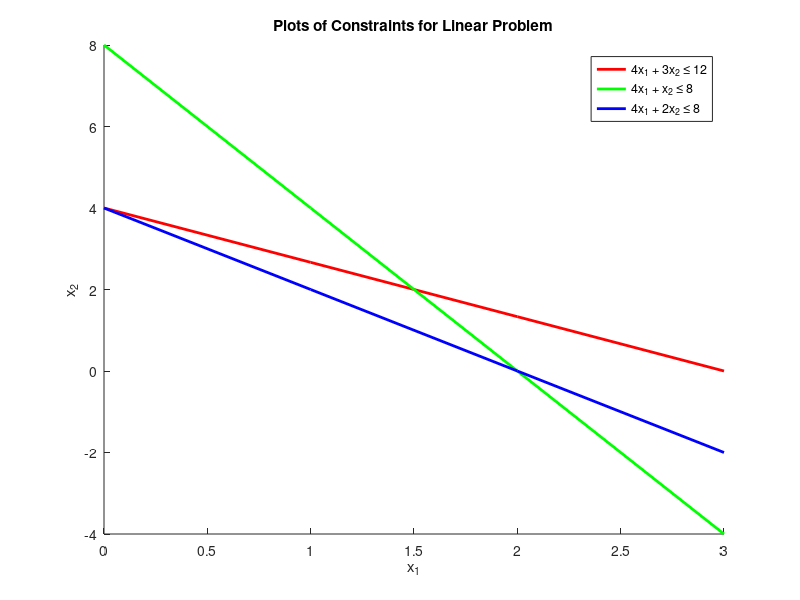

Reproduce this figure in MATLAB. (Note: this script raises an error after producing the figure.)
x1 = 0:3;  % Range of x

% Constrains
y1 = (12 - 4*x1) / 3;  % Constraint 1: 4x1 + 3x2 ≤ 12
y2 = 8 - 4*x1;         % Constraint 2: 4x1 + x2 ≤ 8
y3 = (8 - 4*x1) / 2;   % Constraint 3: 4x1 + 2x2 ≤ 8

% Plot the functions
figure(1);
hold on;
plot(x1, y1, 'r-', 'LineWidth', 2);
plot(x1, y2, 'g-', 'LineWidth', 2);
plot(x1, y3, 'b-', 'LineWidth', 2);

% Add labels and legend
xlabel('x_1');
ylabel('x_2');
title('Plots of Constraints for Linear Problem');
legend('4x_1 + 3x_2 ≤ 12', '4x_1 + x_2 ≤ 8', '4x_1 + 2x_2 ≤ 8', 'Location', 'Best');

% Set intersection points (computed using geogebra)
i1 = [0, 4];   
i2 = [2, 0]; 
i3 = [0, 0]; 

% Fill the feasible area
x_fill = [i1(1), i2(1), i3(1)];
y_fill = [i1(2), i2(2), i3(2)];
fill(x_fill, y_fill, 'x', 'DisplayName', 'Feasible area');

% Set axis limits
xlim([0 4]);
ylim([0 9]);

grid on;
hold off;
